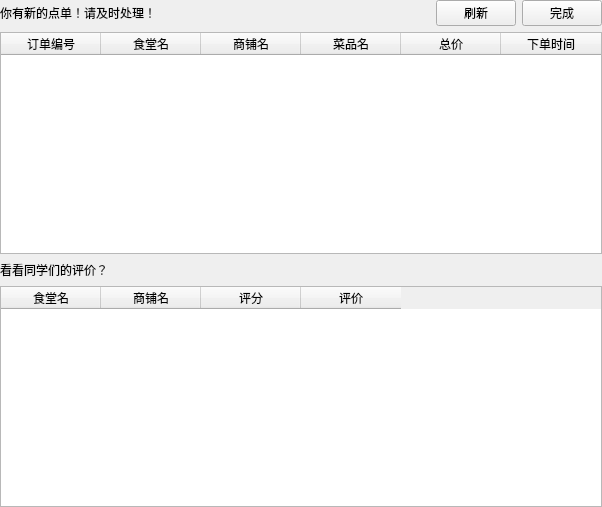
<?xml version="1.0" encoding="UTF-8"?>
<ui version="4.0">
 <class>Form</class>
 <widget class="QWidget" name="Form">
  <property name="geometry">
   <rect>
    <x>0</x>
    <y>0</y>
    <width>602</width>
    <height>507</height>
   </rect>
  </property>
  <property name="windowTitle">
   <string>Form</string>
  </property>
  <layout class="QGridLayout" name="gridLayout">
   <property name="leftMargin">
    <number>0</number>
   </property>
   <property name="topMargin">
    <number>0</number>
   </property>
   <property name="rightMargin">
    <number>0</number>
   </property>
   <property name="bottomMargin">
    <number>0</number>
   </property>
   <item row="0" column="0">
    <layout class="QVBoxLayout" name="verticalLayout">
     <item>
      <layout class="QHBoxLayout" name="horizontalLayout">
       <item>
        <widget class="QLabel" name="label">
         <property name="text">
          <string>你有新的点单！请及时处理！</string>
         </property>
        </widget>
       </item>
       <item>
        <spacer name="horizontalSpacer_2">
         <property name="orientation">
          <enum>Qt::Horizontal</enum>
         </property>
         <property name="sizeHint" stdset="0">
          <size>
           <width>40</width>
           <height>20</height>
          </size>
         </property>
        </spacer>
       </item>
       <item>
        <widget class="QPushButton" name="btn_refresh">
         <property name="text">
          <string>刷新</string>
         </property>
        </widget>
       </item>
       <item>
        <widget class="QPushButton" name="btn_finish">
         <property name="styleSheet">
          <string notr="true">font: 12pt &quot;宋体&quot;;</string>
         </property>
         <property name="text">
          <string>完成</string>
         </property>
        </widget>
       </item>
      </layout>
     </item>
     <item>
      <widget class="QTableWidget" name="tableWidget_order">
       <property name="styleSheet">
        <string notr="true">font: 12pt &quot;宋体&quot;;</string>
       </property>
       <property name="horizontalScrollBarPolicy">
        <enum>Qt::ScrollBarAsNeeded</enum>
       </property>
       <property name="sizeAdjustPolicy">
        <enum>QAbstractScrollArea::AdjustToContents</enum>
       </property>
       <property name="autoScroll">
        <bool>false</bool>
       </property>
       <property name="selectionBehavior">
        <enum>QAbstractItemView::SelectRows</enum>
       </property>
       <property name="sortingEnabled">
        <bool>true</bool>
       </property>
       <attribute name="horizontalHeaderMinimumSectionSize">
        <number>85</number>
       </attribute>
       <attribute name="verticalHeaderCascadingSectionResizes">
        <bool>false</bool>
       </attribute>
       <attribute name="verticalHeaderMinimumSectionSize">
        <number>23</number>
       </attribute>
       <attribute name="verticalHeaderDefaultSectionSize">
        <number>30</number>
       </attribute>
       <column>
        <property name="text">
         <string>订单编号</string>
        </property>
       </column>
       <column>
        <property name="text">
         <string>食堂名</string>
        </property>
       </column>
       <column>
        <property name="text">
         <string>商铺名</string>
        </property>
       </column>
       <column>
        <property name="text">
         <string>菜品名</string>
        </property>
       </column>
       <column>
        <property name="text">
         <string>总价</string>
        </property>
       </column>
       <column>
        <property name="text">
         <string>下单时间</string>
        </property>
       </column>
      </widget>
     </item>
     <item>
      <layout class="QHBoxLayout" name="horizontalLayout_3">
       <item>
        <widget class="QLabel" name="label_3">
         <property name="text">
          <string>看看同学们的评价？</string>
         </property>
        </widget>
       </item>
       <item>
        <spacer name="horizontalSpacer">
         <property name="orientation">
          <enum>Qt::Horizontal</enum>
         </property>
         <property name="sizeHint" stdset="0">
          <size>
           <width>40</width>
           <height>20</height>
          </size>
         </property>
        </spacer>
       </item>
      </layout>
     </item>
     <item>
      <widget class="QTableWidget" name="tableWidget_comment">
       <property name="styleSheet">
        <string notr="true">font: 12pt &quot;宋体&quot;;</string>
       </property>
       <property name="horizontalScrollBarPolicy">
        <enum>Qt::ScrollBarAsNeeded</enum>
       </property>
       <property name="sizeAdjustPolicy">
        <enum>QAbstractScrollArea::AdjustToContents</enum>
       </property>
       <property name="autoScroll">
        <bool>false</bool>
       </property>
       <property name="editTriggers">
        <set>QAbstractItemView::NoEditTriggers</set>
       </property>
       <property name="selectionBehavior">
        <enum>QAbstractItemView::SelectRows</enum>
       </property>
       <property name="sortingEnabled">
        <bool>true</bool>
       </property>
       <attribute name="horizontalHeaderMinimumSectionSize">
        <number>90</number>
       </attribute>
       <attribute name="verticalHeaderCascadingSectionResizes">
        <bool>false</bool>
       </attribute>
       <attribute name="verticalHeaderMinimumSectionSize">
        <number>23</number>
       </attribute>
       <attribute name="verticalHeaderDefaultSectionSize">
        <number>30</number>
       </attribute>
       <column>
        <property name="text">
         <string>食堂名</string>
        </property>
       </column>
       <column>
        <property name="text">
         <string>商铺名</string>
        </property>
       </column>
       <column>
        <property name="text">
         <string>评分</string>
        </property>
       </column>
       <column>
        <property name="text">
         <string>评价</string>
        </property>
       </column>
      </widget>
     </item>
    </layout>
   </item>
  </layout>
 </widget>
 <resources/>
 <connections/>
</ui>
